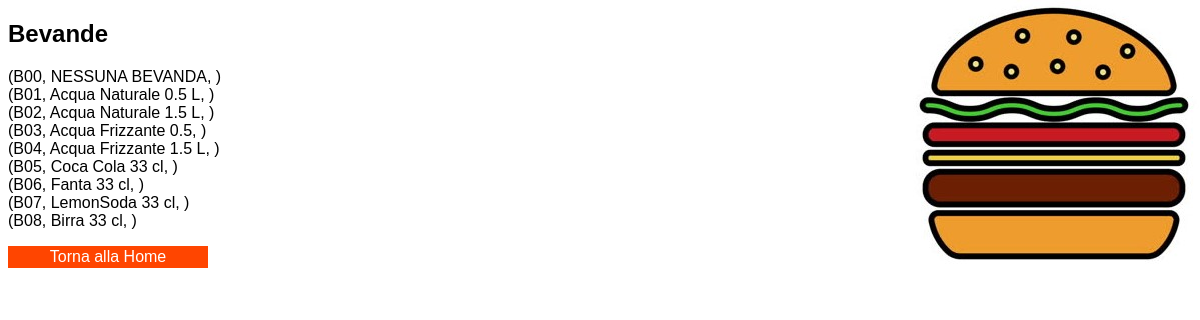
The page /assets/php/select_Bevanda.php on the database its author committed.
### tables this page shows
CREATE TABLE IF NOT EXISTS bevanda(
	ID_Bevanda VARCHAR(8) PRIMARY KEY,
	Nome VARCHAR(32) DEFAULT NULL,
	Prezzo_EUR DECIMAL(15,2) DEFAULT 0
);

### assets/php/select_Bevanda.php (the view, shortened to what this page needs)
<?php
	include_once 'dbh.php';
?>
<!DOCTYPE html>
<html lang=ita>
<head><meta charset="utf-8">
	<link rel="stylesheet" type="text/css" href="../css/style.css">
</head>
<body>
	<h2>Bevande</h2>
	<?php
		$sql = "SELECT * FROM bevanda;";
		$result = mysqli_query($conn, $sql);
		$resultCheck = mysqli_num_rows($result);
		if ($resultCheck > 0) {
			while($row = mysqli_fetch_assoc($result)){
				echo "(".$row['ID_Bevanda'].", ".$row['Nome'].", ".$row['prezzo_EUR'].")<br>";
			}
		}
	?>
	<div class="vertical-menu">
		<a href="../../index.php" class=active>Torna alla Home</a>
	</div>
</body>
</html>

### assets/css/style.css (style rules this page uses)
body { background-color: white; background-image: url("../img/bg.jpg"); background-position: right top; background-repeat: no-repeat; background-attachment: fixed; font-family: tahoma, sans-serif; }
.vertical-menu { width: 200px; }
.vertical-menu a { background-color: #F0E68C; color: black; display: block; padding: 2px; text-decoration: none; }
.vertical-menu a.active { background-color: #FF4500; color: white; text-align: center; }

### rows shown on the page
bevanda: ID_Bevanda "B00", Nome "NESSUNA BEVANDA"
bevanda: ID_Bevanda "B01", Nome "Acqua Naturale 0.5 L"
bevanda: ID_Bevanda "B02", Nome "Acqua Naturale 1.5 L"
bevanda: ID_Bevanda "B03", Nome "Acqua Frizzante 0.5"
bevanda: ID_Bevanda "B04", Nome "Acqua Frizzante 1.5 L"
bevanda: ID_Bevanda "B05", Nome "Coca Cola 33 cl"
bevanda: ID_Bevanda "B06", Nome "Fanta 33 cl"
bevanda: ID_Bevanda "B07", Nome "LemonSoda 33 cl"
bevanda: ID_Bevanda "B08", Nome "Birra 33 cl"
